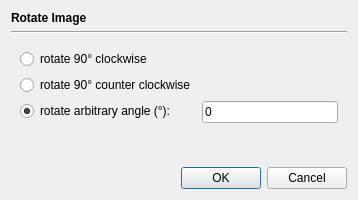
<?xml version="1.0" encoding="UTF-8"?>
<ui version="4.0">
 <class>OpRotateDialog</class>
 <widget class="QDialog" name="OpRotateDialog">
  <property name="geometry">
   <rect>
    <x>0</x>
    <y>0</y>
    <width>358</width>
    <height>200</height>
   </rect>
  </property>
  <property name="windowTitle">
   <string>Dialog</string>
  </property>
  <layout class="QVBoxLayout" name="verticalLayout">
   <item>
    <widget class="QLabel" name="label">
     <property name="font">
      <font>
       <weight>75</weight>
       <bold>true</bold>
      </font>
     </property>
     <property name="text">
      <string>Rotate Image</string>
     </property>
    </widget>
   </item>
   <item>
    <widget class="Line" name="line">
     <property name="orientation">
      <enum>Qt::Horizontal</enum>
     </property>
    </widget>
   </item>
   <item>
    <widget class="QWidget" name="widget" native="true">
     <layout class="QFormLayout" name="formLayout">
      <item row="0" column="0">
       <widget class="QRadioButton" name="cwButton">
        <property name="text">
         <string>rotate 90° clockwise</string>
        </property>
        <property name="checked">
         <bool>false</bool>
        </property>
        <attribute name="buttonGroup">
         <string notr="true">buttonGroup</string>
        </attribute>
       </widget>
      </item>
      <item row="1" column="0">
       <widget class="QRadioButton" name="ccwButton">
        <property name="text">
         <string>rotate 90° counter clockwise</string>
        </property>
        <property name="checked">
         <bool>false</bool>
        </property>
        <attribute name="buttonGroup">
         <string notr="true">buttonGroup</string>
        </attribute>
       </widget>
      </item>
      <item row="2" column="0">
       <widget class="QRadioButton" name="angleButton">
        <property name="text">
         <string>rotate arbitrary angle (°):</string>
        </property>
        <property name="checked">
         <bool>true</bool>
        </property>
        <attribute name="buttonGroup">
         <string notr="true">buttonGroup</string>
        </attribute>
       </widget>
      </item>
      <item row="2" column="1">
       <widget class="QLineEdit" name="angleField">
        <property name="text">
         <string>0</string>
        </property>
       </widget>
      </item>
     </layout>
    </widget>
   </item>
   <item>
    <spacer name="verticalSpacer">
     <property name="orientation">
      <enum>Qt::Vertical</enum>
     </property>
     <property name="sizeHint" stdset="0">
      <size>
       <width>20</width>
       <height>40</height>
      </size>
     </property>
    </spacer>
   </item>
   <item>
    <widget class="QDialogButtonBox" name="buttonBox">
     <property name="orientation">
      <enum>Qt::Horizontal</enum>
     </property>
     <property name="standardButtons">
      <set>QDialogButtonBox::Cancel|QDialogButtonBox::Ok</set>
     </property>
    </widget>
   </item>
  </layout>
 </widget>
 <resources/>
 <connections>
  <connection>
   <sender>buttonBox</sender>
   <signal>accepted()</signal>
   <receiver>OpRotateDialog</receiver>
   <slot>accept()</slot>
   <hints>
    <hint type="sourcelabel">
     <x>248</x>
     <y>254</y>
    </hint>
    <hint type="destinationlabel">
     <x>157</x>
     <y>274</y>
    </hint>
   </hints>
  </connection>
  <connection>
   <sender>buttonBox</sender>
   <signal>rejected()</signal>
   <receiver>OpRotateDialog</receiver>
   <slot>reject()</slot>
   <hints>
    <hint type="sourcelabel">
     <x>316</x>
     <y>260</y>
    </hint>
    <hint type="destinationlabel">
     <x>286</x>
     <y>274</y>
    </hint>
   </hints>
  </connection>
 </connections>
 <buttongroups>
  <buttongroup name="buttonGroup"/>
 </buttongroups>
</ui>
